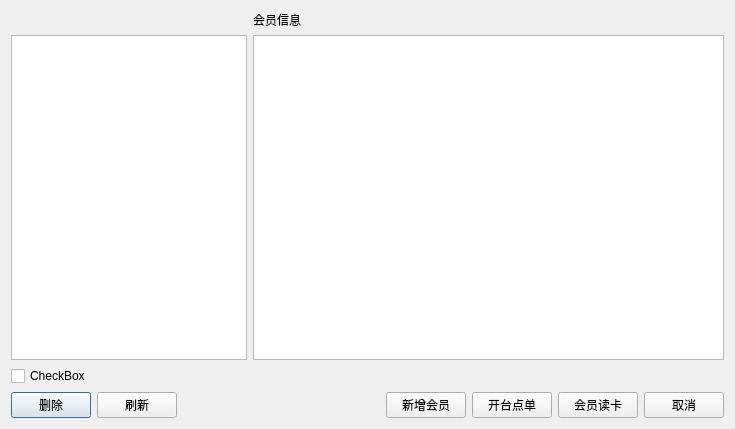
<?xml version="1.0" encoding="UTF-8"?>
<ui version="4.0">
 <class>w_m_member_telComing</class>
 <widget class="QDialog" name="w_m_member_telComing">
  <property name="geometry">
   <rect>
    <x>0</x>
    <y>0</y>
    <width>735</width>
    <height>429</height>
   </rect>
  </property>
  <property name="windowTitle">
   <string>Dialog</string>
  </property>
  <layout class="QVBoxLayout" name="verticalLayout">
   <item>
    <layout class="QGridLayout" name="gridLayout" columnstretch="1,2">
     <item row="1" column="1">
      <widget class="lds_tableView" name="tableView"/>
     </item>
     <item row="0" column="0">
      <widget class="QLabel" name="label">
       <property name="text">
        <string/>
       </property>
      </widget>
     </item>
     <item row="0" column="1">
      <widget class="QLabel" name="label_2">
       <property name="text">
        <string>会员信息</string>
       </property>
      </widget>
     </item>
     <item row="1" column="0">
      <widget class="lds_tableView" name="tableView_tel"/>
     </item>
    </layout>
   </item>
   <item>
    <widget class="QCheckBox" name="checkBox">
     <property name="text">
      <string>CheckBox</string>
     </property>
    </widget>
   </item>
   <item>
    <layout class="QHBoxLayout" name="horizontalLayout">
     <item>
      <widget class="lds_toolbar_button" name="pushButton_tel_del">
       <property name="text">
        <string>删除</string>
       </property>
       <property name="outer_stylesheet" stdset="0">
        <string>pushbutton</string>
       </property>
      </widget>
     </item>
     <item>
      <widget class="lds_toolbar_button" name="pushButton_refresh">
       <property name="text">
        <string>刷新</string>
       </property>
       <property name="outer_stylesheet" stdset="0">
        <string>pushbutton</string>
       </property>
      </widget>
     </item>
     <item>
      <spacer name="horizontalSpacer">
       <property name="orientation">
        <enum>Qt::Horizontal</enum>
       </property>
       <property name="sizeHint" stdset="0">
        <size>
         <width>40</width>
         <height>20</height>
        </size>
       </property>
      </spacer>
     </item>
     <item>
      <widget class="lds_toolbar_button" name="pushButton_add">
       <property name="text">
        <string>新增会员</string>
       </property>
       <property name="outer_stylesheet" stdset="0">
        <string>pushbutton</string>
       </property>
      </widget>
     </item>
     <item>
      <widget class="lds_toolbar_button" name="pushButton_ok">
       <property name="text">
        <string>开台点单</string>
       </property>
       <property name="outer_stylesheet" stdset="0">
        <string>pushbutton</string>
       </property>
      </widget>
     </item>
     <item>
      <widget class="lds_toolbar_button" name="pushButton_Q000_mread">
       <property name="text">
        <string>会员读卡</string>
       </property>
       <property name="outer_stylesheet" stdset="0">
        <string>pushbutton</string>
       </property>
      </widget>
     </item>
     <item>
      <widget class="lds_toolbar_button" name="pushButton_cancel">
       <property name="text">
        <string>取消</string>
       </property>
       <property name="outer_stylesheet" stdset="0">
        <string>pushbutton</string>
       </property>
      </widget>
     </item>
    </layout>
   </item>
  </layout>
 </widget>
 <customwidgets>
  <customwidget>
   <class>lds_toolbar_button</class>
   <extends>QPushButton</extends>
   <header>lds_toolbar_button.h</header>
  </customwidget>
  <customwidget>
   <class>lds_tableView</class>
   <extends>QTableView</extends>
   <header>lds_tableview.h</header>
  </customwidget>
 </customwidgets>
 <resources/>
 <connections/>
</ui>
